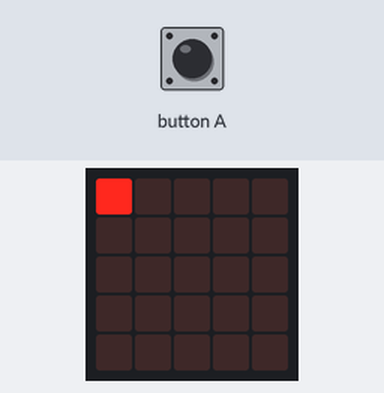
Simulated run of this program. Board: BBC micro:bit (MakeCode). Shown: the board's 5×5 LED display. Inputs (shaded band) come from the test bench. A reset restarts the program; no radio messages arrive unless stated (any console line starting 'radio sent:' is added by the test bench); what the program prints to the serial console is not drawn.

Above: at 0.84 s.
1.3 s: button A pressed for 0.15 s
Timing chart, 0 to 4.3 s (numbered marks = the images above; inputs shaded):
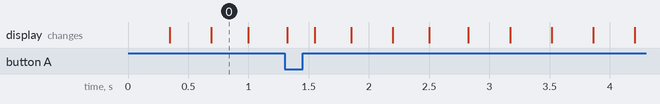

The program:

main.ts
```typescript
radio.onReceivedNumber(function (receivedNumber) {
    acc_y = Math.abs(receivedNumber)
})
input.onButtonPressed(Button.A, function () {
    radio.sendString("go")
    basic.pause(100)
    control.reset()
})
let acc_y = 0
radio.setGroup(1)
acc_y = 0
basic.forever(function () {
    serial.writeValue("acc", Math.abs(acc_y * 9.81 / 1024 - 9.81))
    serial.writeLine("" + (input.runningTime() / 1000))
    led.toggle(0, 0)
    basic.pause(10)
})
```

test.ts
```typescript
// les tests vont ici ; cela ne sera pas compilé si ce paquet est utilisé en tant qu'extension.
```
